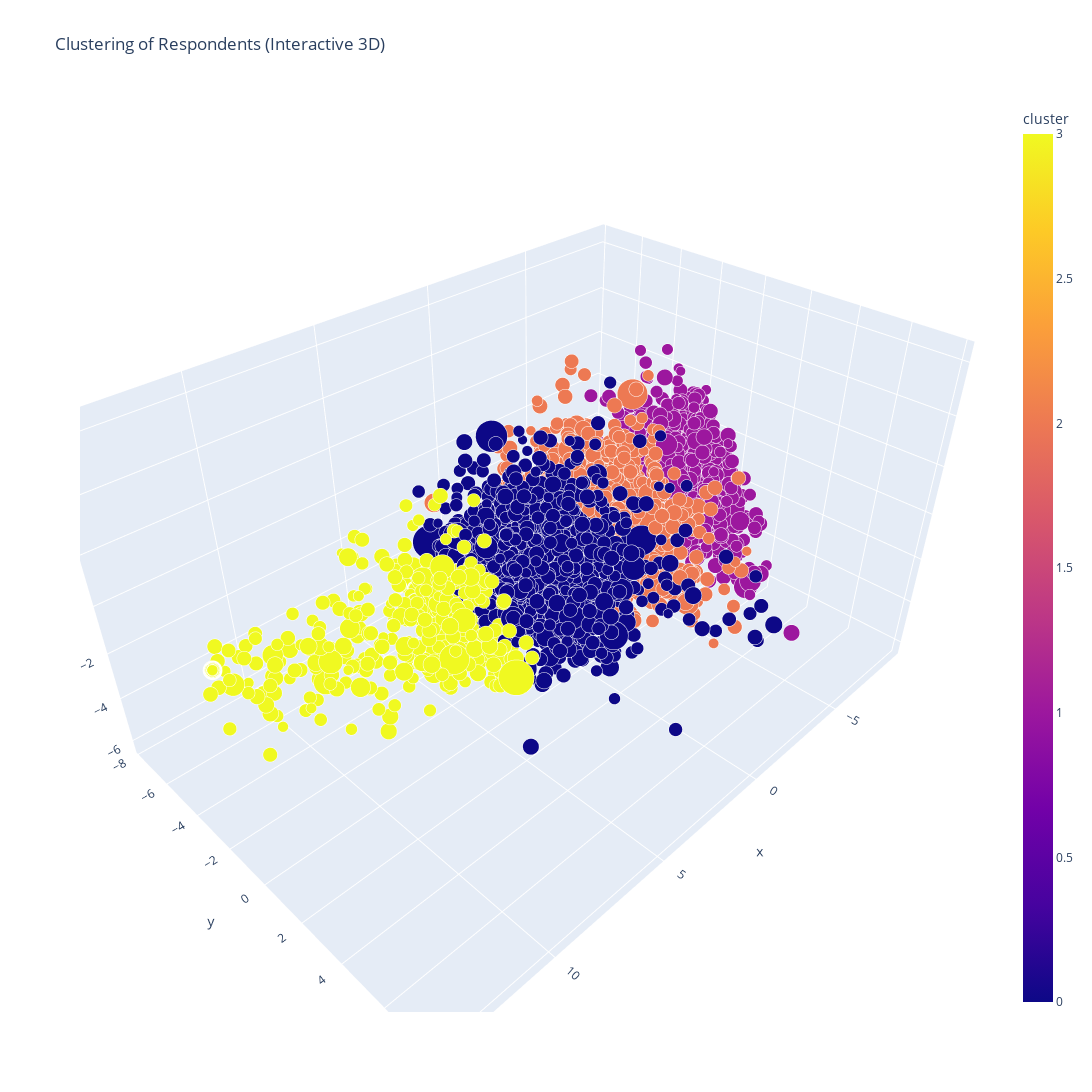

This figure's notebook cell:
### Markdown cell above
## Attitude Clustering

### Code cell
kmeans_attitude = make_clusters(df_attitude, 4)

### Figure 1 — Plotly figure (JSON) as saved in the notebook; plotly's stock layout.template omitted (floating-point values rounded to 4 significant figures; data arrays with more than 128 entries replaced by an {"elided": "..."} marker saying what was removed)
{"data": [{"hovertemplate": "x=%{x}<br>y=%{y}<br>z=%{z}<br>weight=%{marker.size}<br>cluster=%{marker.color}<extra></extra>", "legendgroup": "", "marker": {"color": {"elided": "5000 int values"}, "coloraxis": "coloraxis", "opacity": 1, "size": {"elided": "5000 float values"}, "sizemode": "area", "sizeref": 0.004873, "symbol": "circle"}, "mode": "markers", "name": "", "scene": "scene", "showlegend": false, "type": "scatter3d", "x": {"elided": "5000 float values"}, "y": {"elided": "5000 float values"}, "z": {"elided": "5000 float values"}}], "layout": {"coloraxis": {"colorbar": {"title": {"text": "cluster"}}, "colorscale": [[0, "#0d0887"], [0.1111, "#46039f"], [0.2222, "#7201a8"], [0.3333, "#9c179e"], [0.4444, "#bd3786"], [0.5556, "#d8576b"], [0.6667, "#ed7953"], [0.7778, "#fb9f3a"], [0.8889, "#fdca26"], [1, "#f0f921"]]}, "height": 1200, "legend": {"itemsizing": "constant", "tracegroupgap": 0}, "scene": {"domain": {"x": [0, 1], "y": [0, 1]}, "xaxis": {"title": {"text": "x"}}, "yaxis": {"title": {"text": "y"}}, "zaxis": {"title": {"text": "z"}}}, "title": {"text": "Clustering of Respondents (Interactive 3D)"}, "width": 1200}}
